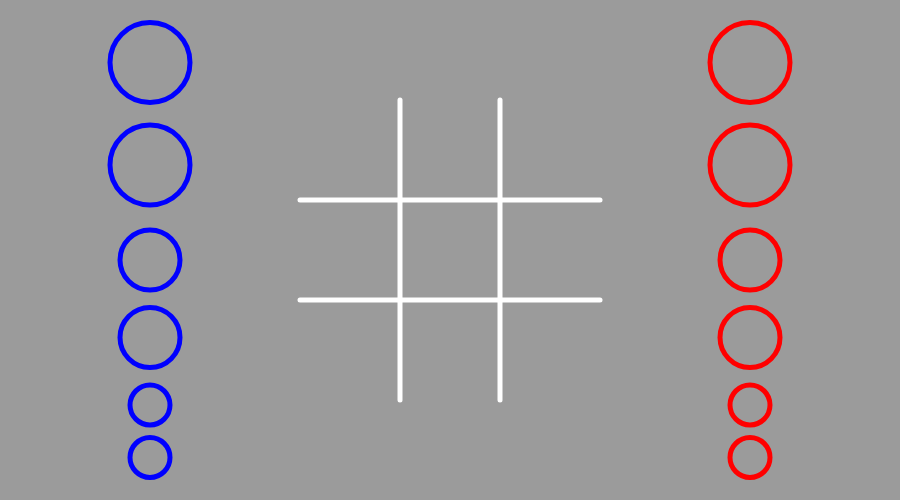
Frame 1 (no input)
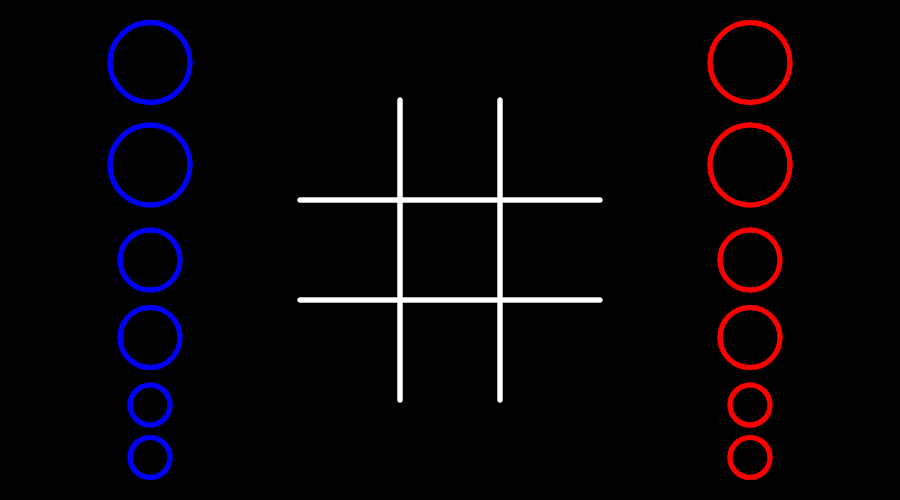
Frame 60 (no input)
Frame 120 (the mouse pressed at the canvas centre since frame 60): identical to frame 60, image omitted

The p5.js sketch that drew these frames (run headless with seeded random() and noise() and a simulated clock; from frame 60 on, the mouse is pressed at the canvas centre):

// p5.js sketch
// ── sketch.js
var w = 900;
var h = 500;

var debugMode = false;
var gameOver = false;

var winner = null;

var grid = [];
var piecesP1 = [];
var piecesP2 = [];
var pieces = [piecesP1, piecesP2];

function setup() {
    createCanvas(w, h);
    setGame();
}

function draw() {
	background(0, 100);
    showGrid();

    for (var i = 0; i < 2; i++)
        for (var j = 0; j < 6; j++)
            pieces[i][j].showPiece();
    
    if (debugMode)
        //gridDebugger();
        
    if (gameOver) 
        showText();
}

function showText() {
    textAlign(CENTER);
    textSize(80);
    noStroke();

    if (winner == "Player 1") {
        fill(0, 0, 255);
        text("Player 1 wins!", w / 2, h / 5 - 20);
        return;
    }
    if (winner == "Player 2") {
        fill(255, 0, 0);
        text("Player 2 wins!", w / 2, h / 5 - 20);
        return;
    }

    if (winner == "Draw") {
        fill(255, 0, 255);
        text("Draw!", w / 2, h / 5 - 20);
    }
}

function isGameOver() {
    checkDraw();
    checkWinner();
    if (winner !== null)
        gameOver = true;
}

function checkDraw() {
    var draw = true;
    for (var i = 0; i < 3; i++)
        for (var j = 0; j < 3; j++)
            if (grid[i][j] == 0)
                draw = false;
    if (draw)
        winner = "Draw";
}

function winning3(a, b, c) {
    if (a > 0 && b > 0 && c > 0)
        return true;

    if (a < 0 && b < 0 && c < 0) 
        return true;
    
    return false;
}

function checkWinner() {

    for (var i = 0; i < 3; i++)
        if (winning3(grid[0][i], grid[1][i], grid[2][i]))
            setWinner(grid[0][i]);

    for (var i = 0; i < 3; i++)
        if (winning3(grid[i][0], grid[i][1], grid[i][2]))
            setWinner(grid[i][0]);

    if (winning3(grid[0][0], grid[1][1], grid[2][2]) || 
        winning3(grid[0][2], grid[1][1], grid[2][0]))
        setWinner(grid[1][1]);
}

function setWinner(position) {
    if (position > 0)
        winner = "Player 1";
    else
        winner = "Player 2";
}

function showGrid(debug) {
    textAlign(LEFT);
    stroke(255);
    strokeWeight(5);

    // Vertical Lines
    line(w / 2 - w / 18, h / 5, w / 2 - w / 18, (h / 5) * 4);
    line(w / 2 + w / 18, h / 5, w / 2 + w / 18, (h / 5) * 4);

    // Horizontal Lines
    line(w / 3, (h / 5) * 2, (w / 3) * 2, (h / 5) * 2);
    line(w / 3, (h / 5) * 3, (w / 3) * 2, (h / 5) * 3);
}

function setGame() {

    gameOver = false;
    winner = null;

    for (var i = 0; i < 3; i++)
        grid[i] = [0, 0, 0];

    piecesP1[0] = new Piece(w / 6, (h / 8) * 1, 3, 1);
    piecesP1[1] = new Piece(w / 6, (h / 8) * 2 + 40, 3, 1);
    piecesP1[2] = new Piece(w / 6, (h / 8) * 4 + 10, 2, 1);
    piecesP1[3] = new Piece(w / 6, (h / 8) * 5 + 25, 2, 1);
    piecesP1[4] = new Piece(w / 6, (h / 8) * 6 + 30, 1, 1);
    piecesP1[5] = new Piece(w / 6, (h / 8) * 7 + 20, 1, 1);

    piecesP2[0] = new Piece(w / 6 * 5, (h / 8) * 1, -3, 2);
    piecesP2[1] = new Piece(w / 6 * 5, (h / 8) * 2 + 40, -3, 2);
    piecesP2[2] = new Piece(w / 6 * 5, (h / 8) * 4 + 10, -2, 2);
    piecesP2[3] = new Piece(w / 6 * 5, (h / 8) * 5 + 25, -2, 2);
    piecesP2[4] = new Piece(w / 6 * 5, (h / 8) * 6 + 30, -1, 2);
    piecesP2[5] = new Piece(w / 6 * 5, (h / 8) * 7 + 20, -1, 2);
}

function gridDebugger() {
    fill(0, 255, 0);
    textSize(32);
    noStroke();

    text(grid[0][0] + " | " + grid[0][1] + " | " + grid[0][2], 50, 50);
    text("----------", 50, 75);
    text(grid[1][0] + " | " + grid[1][1] + " | " + grid[1][2], 50, 100);
    text("----------", 50, 125);
    text(grid[2][0] + " | " + grid[2][1] + " | " + grid[2][2], 50, 150);
}

function mousePressed() {
    for (var i = 0; i < 2; i++) 
        for (var j = 0; j < 6; j++) 
            if (pieces[i][j].clicked()) 
                if (pieces[i][j].placed == false) 
                    pieces[i][j].grabbed = true;
}

function mouseReleased() {
    for (var i = 0; i < 2; i++)
        for (var j = 0; j < 6; j++) {
            pieces[i][j].grabbed = false;
            if (pieces[i][j].clicked()) 
                if (pieces[i][j].insideGrid()) 
                    if (!pieces[i][j].placed) 
                        pieces[i][j].placePiece();
        }
}

function mouseDragged() {
    for (var i = 0; i < 2; i++) 
        for (var j = 0; j < 6; j++) 
            if (pieces[i][j].grabbed) 
                pieces[i][j].move();
}

function keyPressed() {
    if (keyCode === LEFT_ARROW)
        debugMode = !debugMode;
    else
        setGame();
}

// ── piece.js
class Piece {
    constructor(x, y, weight, player) {
        this.x = x;
        this.y = y;
        this.radius = 0;
        this.grabbed = false;
        this.placed = false;
        this.weight = weight;

        if (player == 1)
            this.color = color(0, 0, 255);
        else
            this.color = color(255, 0, 0);
        if (Math.abs(weight) == 1) 
            this.radius = 20;
        if (Math.abs(weight) == 2) 
            this.radius = 30;
        if (Math.abs(weight) == 3) 
            this.radius = 40;
    }

    showPiece() {
        noFill();
        stroke(this.color);
        strokeWeight(5);
        
        ellipse(this.x, this.y, this.radius * 2);
    }

    clicked() {
        var d = dist(this.x, this.y, mouseX, mouseY);
        if (d < this.radius)
            return true;
        return false;
    }

    move() {
        this.x = mouseX;
        this.y = mouseY;
    }

    insideGrid() {
        if (mouseX > w / 3 && mouseX < (w / 3) * 2)
            if (mouseY > h / 5 && mouseY < (h / 5) * 4)
                return true;
        return false;
    }

    placePiece() {
        if (this.x > w / 9 * 3 && this.x < w / 9 * 4)
            this.checkY(0, 350);
        if (this.x > w / 9 * 4 && this.x < w / 9 * 5)
            this.checkY(1, 450);
        if (this.x > w / 9 * 5 && this.x < w / 9 * 6)
            this.checkY(2, 550);
        if (isGameOver())
            gameOver = true;
    }

    checkY(column, x) {
        if (this.y > h / 5 * 1 && this.y < h / 5 * 2)
            if (Math.abs(grid[0][column]) < Math.abs(this.weight))
                this.makeMove(0, column, x, 150);

        if (this.y > h / 5 * 2 && this.y < h / 5 * 3)
            if (Math.abs(grid[1][column]) < Math.abs(this.weight))
                this.makeMove(1, column, x, 250);
                
        if (this.y > h / 5 * 3 && this.y < h / 5 * 4)
            if (Math.abs(grid[2][column]) < Math.abs(this.weight))
                this.makeMove(2, column, x, 350);
    }

    makeMove(row, column, x, y) {
        grid[row][column] = this.weight;
        this.x = x;
        this.y = y;
        this.placed = true;
    }

    set setGrabbed(grabbed) {
        this.grabbed = grabbed;
    }
}
